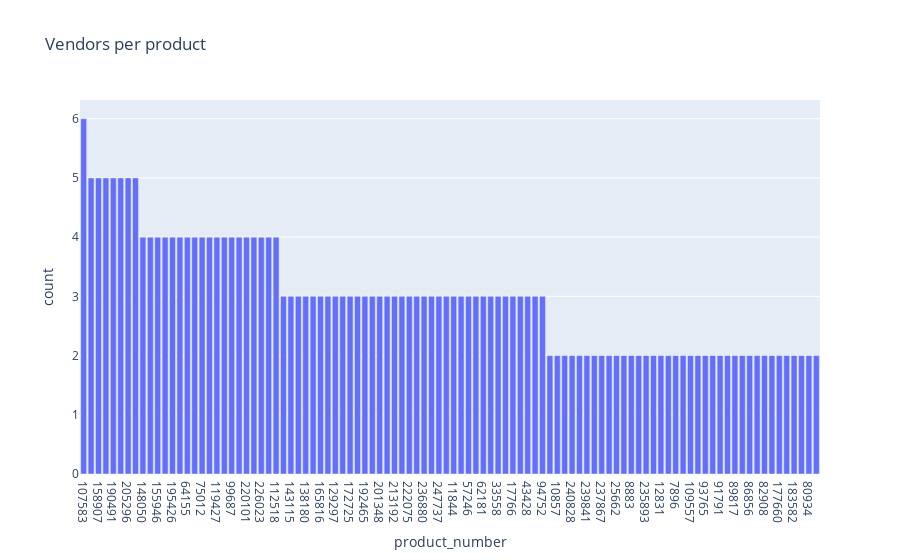

Write notebook code for a chart like this one.
### Code cell
fig = px.bar(
    venders_per_product, 
    x = 'product_number', 
    y = 'count',
    title = 'Vendors per product'
)

fig.show()

### Figure 1 — Plotly figure (JSON) as saved in the notebook; plotly's stock layout.template omitted (floating-point values rounded to 4 significant figures)
{"data": [{"alignmentgroup": "True", "hovertemplate": "product_number=%{x}<br>count=%{y}<extra></extra>", "legendgroup": "", "marker": {"color": "#636efa", "pattern": {"shape": ""}}, "name": "", "offsetgroup": "", "orientation": "v", "showlegend": false, "textposition": "auto", "type": "bar", "x": ["107583", "46389", "158907", "231945", "190491", "204309", "205296", "219114", "148050", "197400", "155946", "127323", "195426", "48363", "64155", "191478", "75012", "187530", "119427", "45402", "99687", "30597", "220101", "221088", "226023", "230958", "112518", "169764", "143115", "157920", "138180", "130284", "165816", "167790", "129297", "171738", "172725", "175686", "192465", "196413", "201348", "211218", "213192", "214179", "222075", "234906", "236880", "193452", "247737", "116466", "11844", "51324", "57246", "58233", "62181", "65142", "33558", "77973", "17766", "41454", "43428", "114492", "94752", "233919", "10857", "242802", "240828", "37506", "239841", "238854", "237867", "32571", "25662", "24675", "8883", "14805", "235893", "9870", "12831", "59220", "7896", "73038", "109557", "105609", "93765", "92778", "91791", "163842", "89817", "87843", "86856", "83895", "82908", "81921", "177660", "182595", "183582", "184569", "80934", "6909"], "xaxis": "x", "y": [6, 5, 5, 5, 5, 5, 5, 5, 4, 4, 4, 4, 4, 4, 4, 4, 4, 4, 4, 4, 4, 4, 4, 4, 4, 4, 4, 3, 3, 3, 3, 3, 3, 3, 3, 3, 3, 3, 3, 3, 3, 3, 3, 3, 3, 3, 3, 3, 3, 3, 3, 3, 3, 3, 3, 3, 3, 3, 3, 3, 3, 3, 3, 2, 2, 2, 2, 2, 2, 2, 2, 2, 2, 2, 2, 2, 2, 2, 2, 2, 2, 2, 2, 2, 2, 2, 2, 2, 2, 2, 2, 2, 2, 2, 2, 2, 2, 2, 2, 2], "yaxis": "y"}], "layout": {"barmode": "relative", "legend": {"tracegroupgap": 0}, "title": {"text": "Vendors per product"}, "xaxis": {"anchor": "y", "domain": [0, 1], "title": {"text": "product_number"}}, "yaxis": {"anchor": "x", "domain": [0, 1], "title": {"text": "count"}}}}
